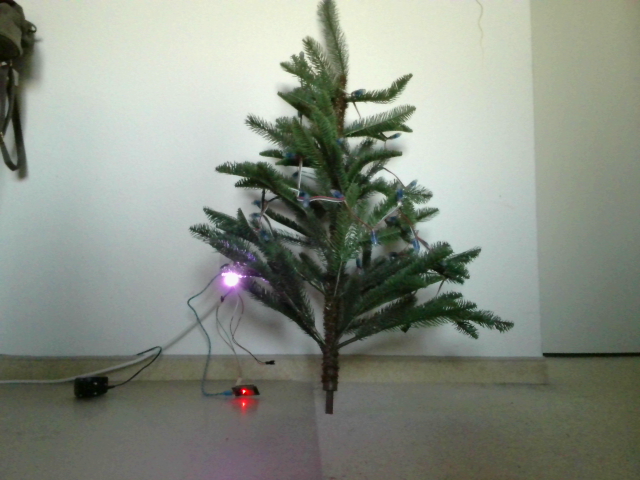
#> input picture basics/image-recognition/1st-try-sample-data/20230907_072726/0000.png, 640 x 480 px
$ python analyze_images.py 1st-try-sample-data/20230907_072726
#> lines starting #> are read from the running program, lines starting #| are printed output that depends on the picture; after the words box and inside, x2 and y2 are one past the last pixel; in counts of white or black regions, pixels touching at a corner belong together; long printed decimals are rounded
import cv2
import os
import sys
import re
import numpy as np

n=0 #define immage counter

# Produces an array with all files
def init():
    if len(sys.argv)<2:
        print("Bitte das Verzeichnis mit den Bildern angeben.")
        print("z.B. python analyze_images.py temp/20230909_192342 > ausgabe_datei.txt")
        exit()
    dir = sys.argv[1]
    if not os.path.isdir(dir):
        print(f"Das Verzeichnis {dir} existiert nicht.")
        exit()
    if os.path.isfile(dir+"/campos.txt"):
        with open(dir+"/campos.txt") as f:
            print(f.read(), end="")
    else:
        print("? ? ?\n?");
    return sorted([dir+"/"+f for f in os.listdir(dir) if re.match(r"\d{4}\.png$",f)])

def find_brightest_pixel(image):
    # Find the coordinates of the brightest pixel
    (minVal, maxVal, minLoc, maxLoc) = cv2.minMaxLoc(image)
    brightest_pixel = maxLoc
    brightness = maxVal

    return brightest_pixel, brightness


def simple(image,data):
    gray = cv2.cvtColor(image, cv2.COLOR_BGR2GRAY)
    return find_brightest_pixel(gray), 0.3  # No further investigation (so we should catch about 30% of the LEDs correctly)

def blurred(image,data):
    gray = cv2.cvtColor(image, cv2.COLOR_BGR2GRAY)
    blurred = cv2.GaussianBlur(gray, (13,13), 0)
    return find_brightest_pixel(blurred), 0.4 # Like simple, but might capture the center more precisely

def threshold_blurred(image,data):
    maxbrightness = data[0][3]
    gray = cv2.cvtColor(image, cv2.COLOR_BGR2GRAY)
    ret,thresh = cv2.threshold(gray,maxbrightness-10,255,cv2.THRESH_TOZERO)
    blurred = cv2.GaussianBlur(thresh, (13,13), 0)
    return find_brightest_pixel(blurred), 0.5 # Should capture about half of the LEDs quite reliably

files = init()
numleds = len(files)
data = []  # n entries of the form [(((x,y),br),prob), ...]
images = []
imagesum = None

polygon = np.matrix([[180,480],[180,0],[460,0], [460, 480]]).transpose()
mask = np.zeros([480,640,3], dtype=np.uint8)
cv2.fillPoly(mask, pts=np.int32([polygon.transpose()]),color=(255,255,255))
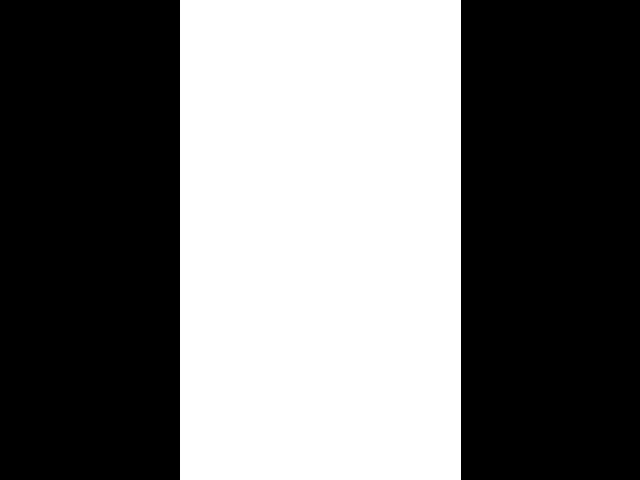
#> mask: shape (480, 640, 3); 43.9% white; 1 white region, box (x1, y1, x2, y2) and area: (180, 0, 461, 480) 134880

# First pass:
for n,f in enumerate(files):
    data.append([])
    image = cv2.imread(f)
#> image is the input picture: shape (480, 640, 3); mean B, G, R 131.8, 142.9, 136.5
    image = cv2.bitwise_and(image, mask)
    images.append(image)
    if (type(imagesum)==type(None)):
        imagesum = np.zeros(image.shape, dtype=np.uint32)
    imagesum += image
    for method in [simple, threshold_blurred]:
        d = method(image, data[n])
        d = (d[0][0][0], d[0][0][1], d[0][1], d[1])
        data[n].append(d)
#> this loop made 2 passes
#> d on pass 1: (228, 275, 247, 0.3)
#> d on pass 2: (231, 278, 247, 0.5)
#> pass 1, in simple, `gray = cv2.cvtColor(image, cv2.COLOR_BGR2GRAY)`:
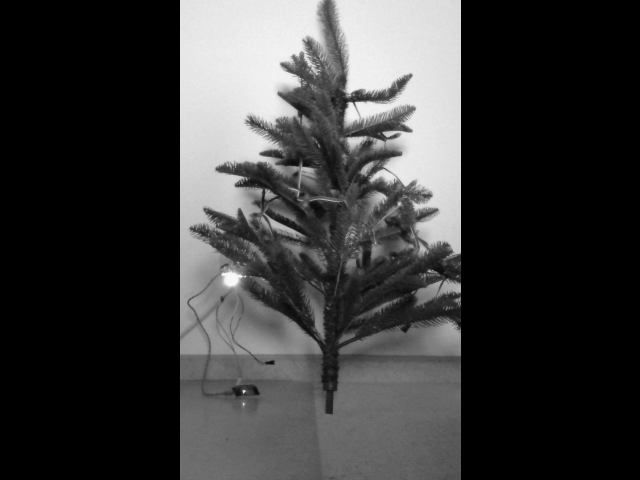
#> gray: shape (480, 640); min 0, max 247, mean 57.4
#> pass 2, in threshold_blurred, `blurred = cv2.GaussianBlur(thresh, (13,13), 0)`:
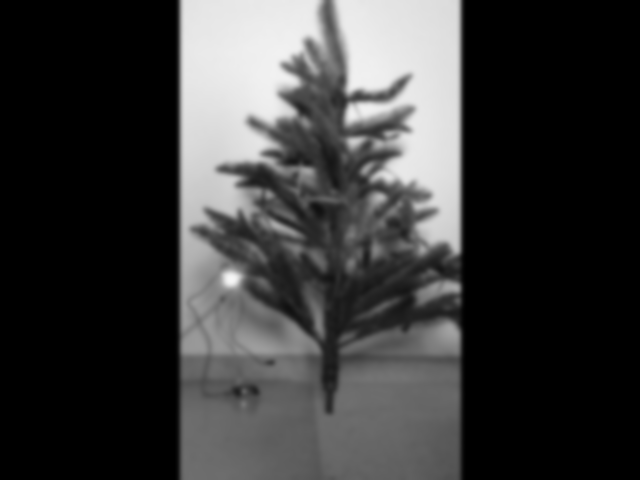
#> blurred: shape (480, 640); min 0, max 247, mean 57.4
    for i,p in enumerate(data[n]):
        color = ((0,0,255), (0,255,0), (255,0,0))[i]
        cv2.circle(image, (p[0], p[1]), 8+4*i, color,  2)
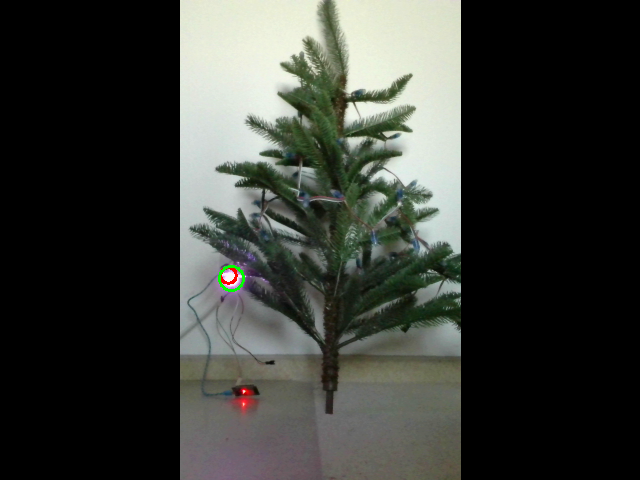
#> image: shape (480, 640, 3); mean B, G, R 53.8, 58.6, 56.2
#> pass 2 of the loop `for n,f in enumerate(files):`:
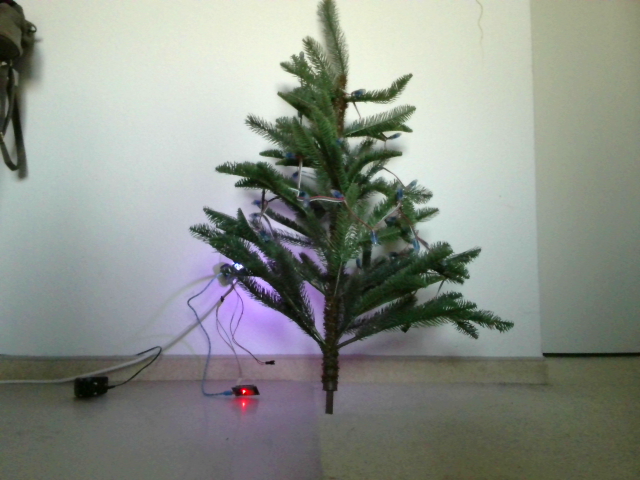
#> input picture basics/image-recognition/1st-try-sample-data/20230907_072726/0001.png, 640 x 480 px
#> image is the input picture: shape (480, 640, 3); mean B, G, R 136.7, 144.1, 138.8
#> the loop `for method in [simple, threshold_blurred]:` made 2 passes
#> d on pass 1: (240, 267, 245, 0.3)
#> pass 1, in simple (call 2), `gray = cv2.cvtColor(image, cv2.COLOR_BGR2GRAY)`:
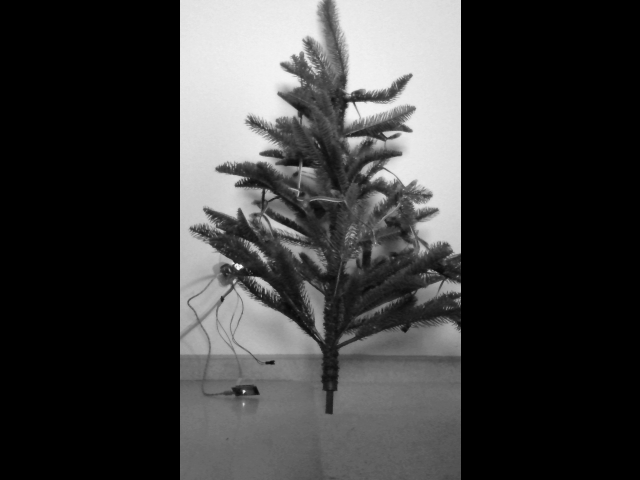
#> gray: shape (480, 640); min 0, max 245, mean 59.1
#> after the loop `for i,p in enumerate(data[n]):`:
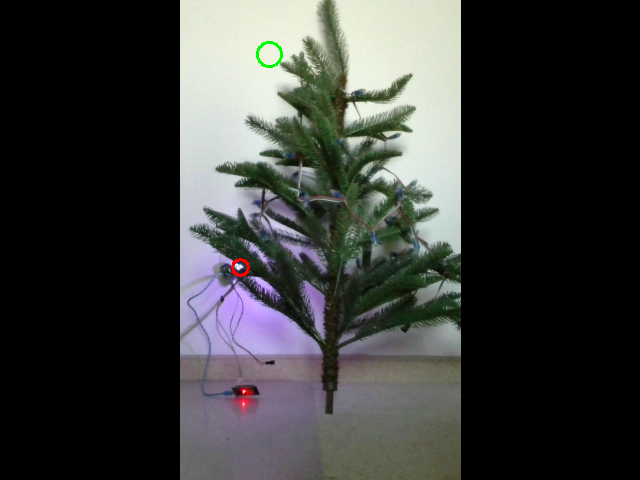
#> image: shape (480, 640, 3); mean B, G, R 58, 59.6, 58.3
#    cv2.imshow("image", image)
#    cv2.waitKey(50)


imagesum //= len(files)
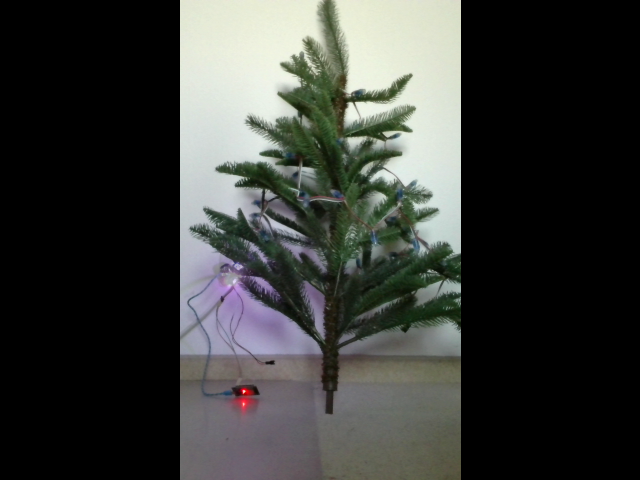
#> imagesum: shape (480, 640, 3) uint32; mean B, G, R 56, 59, 57.3
imagesum = np.uint8(imagesum)


numleds = len(data)
bottom_n = 0 # max(range(numleds), key=lambda i:data[i][2][0][0][1])
top_n = 21
top_n = min([i for i in range(numleds) if abs(data[i][1][0]-data[bottom_n][1][0])<20], key=lambda i:data[i][1][1])

#print("top_n=%d, bottom_n=%d (should be 0)" % (top_n, bottom_n))
#print(data[top_n])
#print(data[bottom_n])

top = data[top_n][1][0:3]
bottom = data[bottom_n][1][0:3]

e2 = np.array([top[0]-bottom[0],top[1]-bottom[1]])
e1 = np.array([-e2[1], e2[0]])
o = np.array([bottom[0], bottom[1]])

a = np.matrix([e1, e2, o]).transpose()
#print(a);

polygon = np.matrix([[0,-0.05,1],[0.4,0.05,1],[0.05, 1.05,1], [-0.05, 1.05 ,1], [-0.4,0.05,1]]).transpose()

points = a*polygon;
#print(points);

mask = np.zeros(image.shape, dtype=np.uint8)
cv2.fillPoly(mask, pts=np.int32([points.transpose()]),color=(255,255,255))
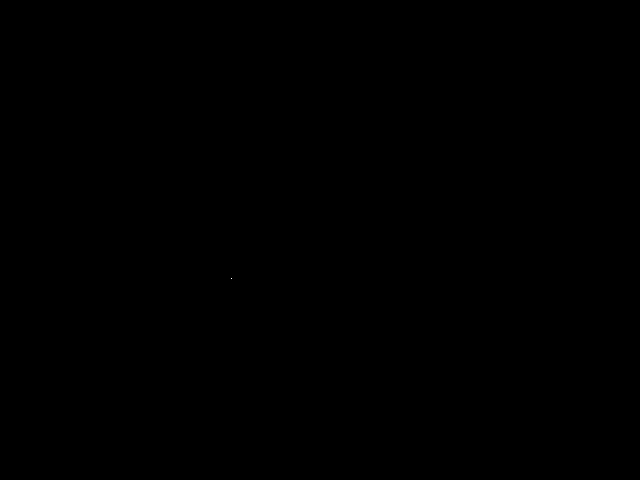
#> mask: shape (480, 640, 3); 0% white in thin lines or dots, all inside (x1, y1, x2, y2) = (231, 278, 232, 279)

#cv2.imshow("mask", mask)
#cv2.waitKey(10)

# Second pass:
data1st = data
data = []
for n,img in enumerate(images):
    data.append([])
    image = images[n]#-cv2.min(images[n],imagesum)
    image = cv2.bitwise_and(image, mask)
    for method in [simple, threshold_blurred]:
        d = method(image, data[n])
        d = (d[0][0][0], d[0][0][1], d[0][1], d[1])
        data[n].append(d)
    for i,p in enumerate(data[n]):
        color = ((0,0,255), (0,255,0), (255,0,0))[i]
        cv2.circle(image, (p[0], p[1]), 8+4*i, color,  2)
#> this loop made 2 passes
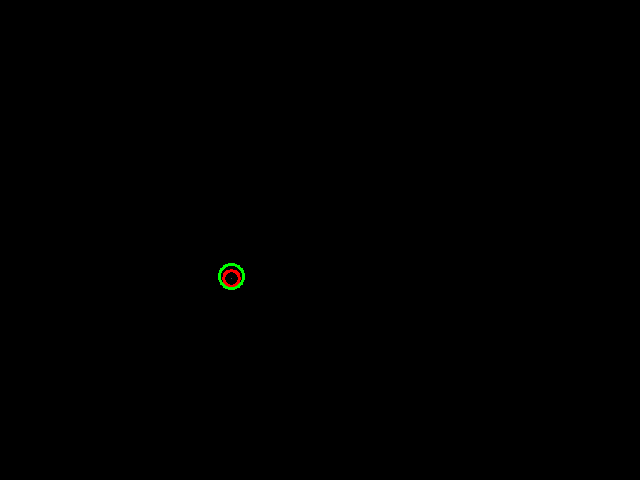
#> image: shape (480, 640, 3); mean B, G, R 0, 0.2, 0.1
#> after the loop, data = [[(231, 278, 247, 0.3), (231, 277, 7, 0.5)], [(231, 278, 77, 0.3), (231, 276, 2, 0.5)]]
#    cv2.imshow("image", image)
#    cv2.waitKey(50)

data2 = data
#> data2 has the same summary as data
data = []
distances=[]
for n in range(len(images)):
    p1 = np.array(data2[n][0][0:2])
    p2 = np.array(data2[n][1][0:2])
    if np.linalg.norm(p1-p2)<5:
        p = p2
        confidence = 0.7
    else:
        confidence = 0.7*5/np.linalg.norm(p1-p2)
        p = p1
    data.append([p, confidence])
    if (n>0):
        distances.append(np.linalg.norm(data[n-1][0]-p))
#> this loop made 2 passes
#> (p1, p, confidence) on passes 1 to 2: ([231, 278], [231, 277], 0.7), ([231, 278], [231, 276], 0.7)
#> after the loop, data = [[[231, 277], 0.7], [[231, 276], 0.7]]; distances = [1]
data[0][1]=1.0
data[top_n][1]=1.0
distances = np.array(distances)
meandist = np.median(distances)
#> meandist = 1
stddev = np.std(distances)
#> stddev = 0
for i in range(1,numleds-1):
    if distances[i-1]<meandist+stddev/2 and distances[i]<meandist+stddev/2:
        data[i][1] += (1-data[i][1])/2
    if distances[i-1]>meandist+stddev and distances[i]>meandist+stddev:
        data[i][1]/=2
#> after the loop, data = [[[231, 277], 1], [[231, 276], 0.7]]

#print(data)
print("%d %d" % (bottom_n, top_n))
for i in range(numleds):
    print("%d %d %d %f" % (i, data[i][0][0], data[i][0][1], data[i][1]))
#> this loop made 2 passes
#| 0 231 277 1.000
#| 1 231 276 0.7
